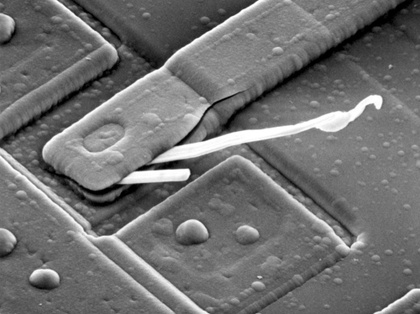
%> input picture 2021作业/2021实验/Project2/1.jpg, 420 x 314 px, shrunk from 500 x 374 before the run
$ octave Project04_01.m   (GNU Octave 9; MATLAB toolbox functions it lacks are replaced by stand-ins)
%> lines starting %> are read from the running program, lines starting %| are printed output that depends on the picture; in (x1, y1, x2, y2) boxes, pixels count from 0 and x2, y2 are one past the last pixel; in counts of white or black regions, pixels touching at a corner belong together; the program's own positions count from 1
% 读取图像
image=imread('C:\Users\93508\Desktop\1.jpg');
%> image is the input picture: size 314x420 uint8; min 0, max 255, mean 112.5
image=im2double(image); %图像处理需要双精度
%> image: size 314x420 double
figure(1);
imshow(image,[]);
title('初始图像');

% 扩充原图矩阵得到fp(x,y)
[M,N]=size(image);
%> M = 314; N = 420
P=2*M;
%> P = 628
Q=2*N;
%> Q = 840
image_fp=zeros(P,Q);
image_fp(1:M,1:N)=image(1:M,1:N);
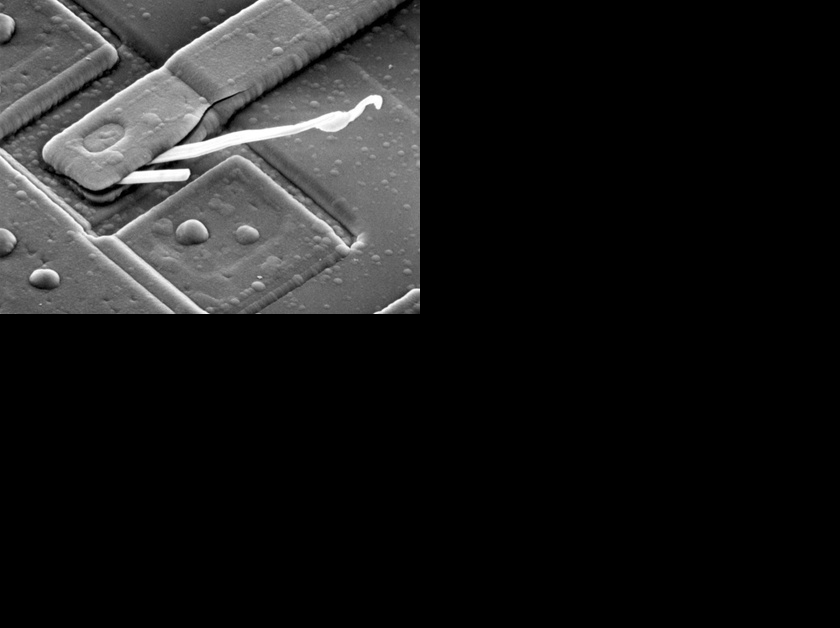
%> image_fp: size 628x840 double; min 0, max 1, mean 0.11

% 用(-1)^(x+y)乘以fp(x,y)，将其移动到变换中心
for x=1:P
    for y=1:Q
        image_fp(x,y)=image_fp(x,y).*(-1)^(x+y);
    end
end
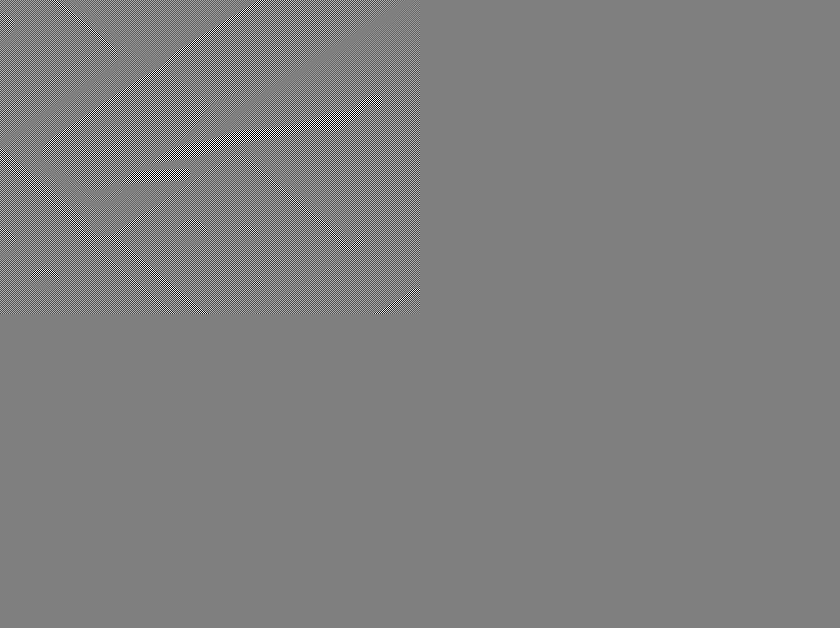
%> image_fp: size 628x840 double; 12.44% of pixels changed, all inside (x1, y1, x2, y2) = (0, 0, 420, 314); drawn with min black and max white

% 对图像做二维傅里叶变换
image_F=fft2(image_fp);

% 生成理想低通滤波器H(u,v)
image_H=zeros(P,Q);
D0=60;
for x=1:P
    for y=1:Q
        D=sqrt((x-M)^2+(y-N)^2);
        if D>D0
            image_H(x,y)=0;
        else
            image_H(x,y)=1;
        end
    end
end
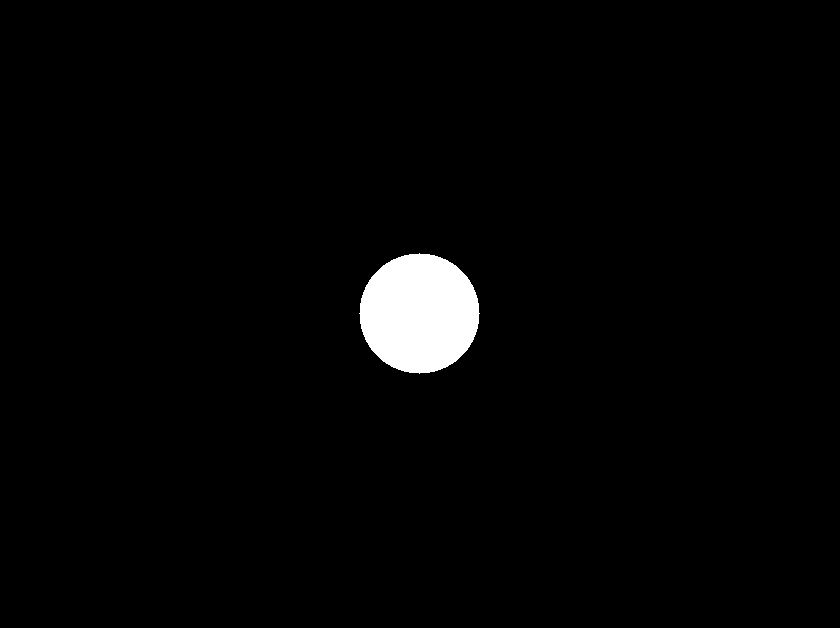
%> image_H: size 628x840 double; values 0 (black) and 1 (white), 2.1% white; 1 white region, box (x1, y1, x2, y2) and area: (359, 253, 480, 374) 11289
figure(2);
imshow(image_H);
title('理想低通滤波器');

% 阵列相乘得到乘积G(u,v)=H(u,v)*F(u,v)
image_G=image_H.*image_F;

% 求G的IDFT并取其实部，再乘以(-1)^(x+y),得到处理后的图像gp(x,y)
image_gp=real(ifft2(image_G));
for x=1:P
    for y=1:Q
        image_gp(x,y)=image_gp(x,y).*(-1)^(x+y);
    end
end
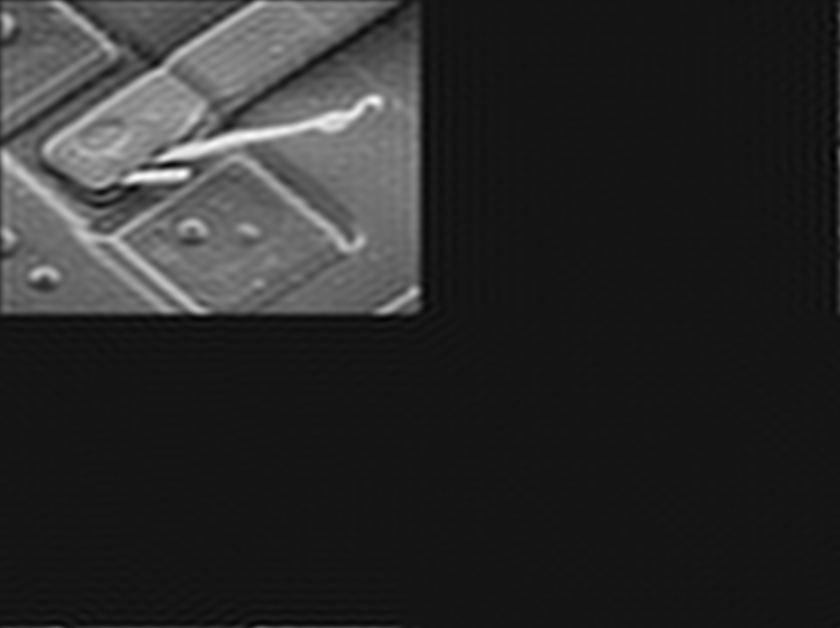
%> image_gp: size 628x840 double; min -0.102, max 1.15, mean 0.11; drawn with min black and max white

% 从gp(x,y)的左上象限提取M*N区域得到最终处理结果g(x,y)
image_g=image_gp(1:M,1:N);
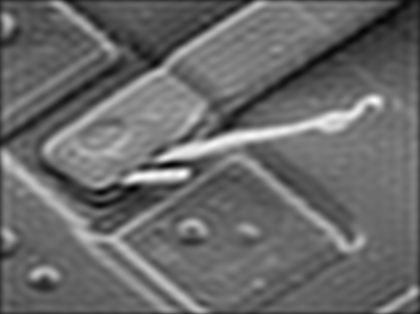
%> image_g: size 314x420 double; min -0.0658, max 1.15, mean 0.439; drawn with min black and max white
figure(3);
imshow(image_g,[]);
title('最终结果');

% 画出傅里叶频谱图
R=real(image_F); %提取实部
I=imag(image_F); %提取虚部
image_F1=log(1+abs(image_F));
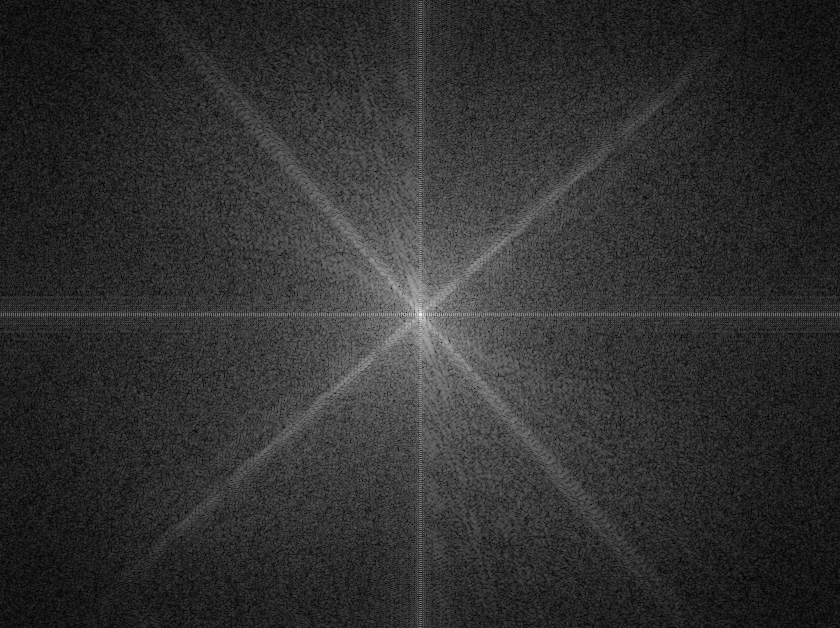
%> image_F1: size 628x840 double; min 0.00321, max 10.97, mean 2.1; drawn with min black and max white
figure(4);
imshow(image_F1,[]);
title('傅里叶变换幅度谱');
figure(5);
image_F2=atan(I./R);
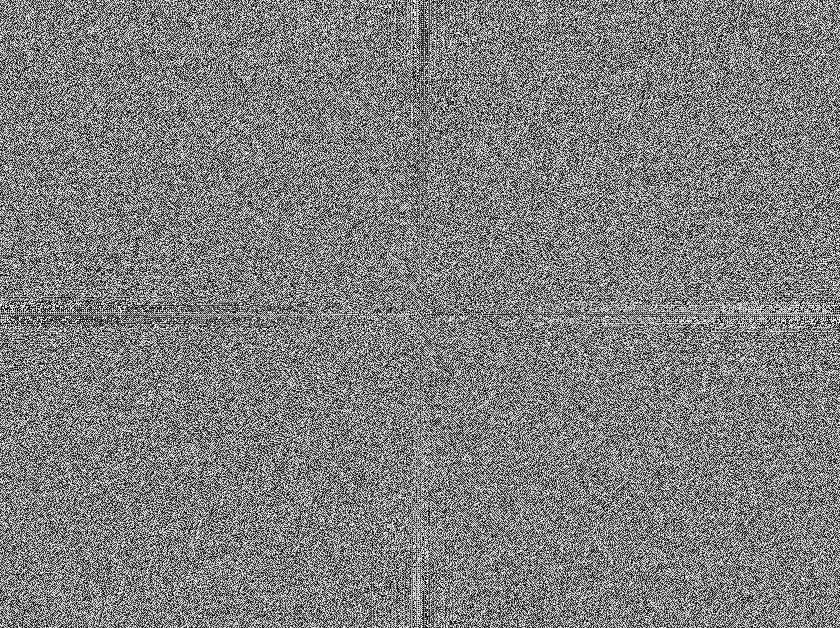
%> image_F2: size 628x840 double; min -1.57, max 1.57, mean 6.33e-19; drawn with min black and max white
imshow(image_F2,[]);
title('傅里叶变换相位谱');

$ run again, with 2021作业/2021实验/Project2/2.jpg copied over 2021作业/2021实验/Project2/1.jpg
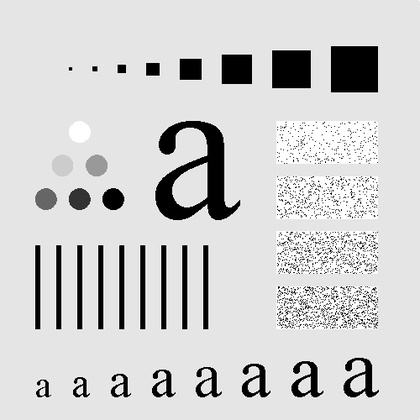
%> input picture 2021作业/2021实验/Project2/2.jpg, 420 x 420 px, shrunk from 500 x 500 before the run
%> image is the input picture: size 420x420 uint8; min 0, max 255, mean 207.2
%> image: size 420x420 double
%> after the loop `for x=1:P`:
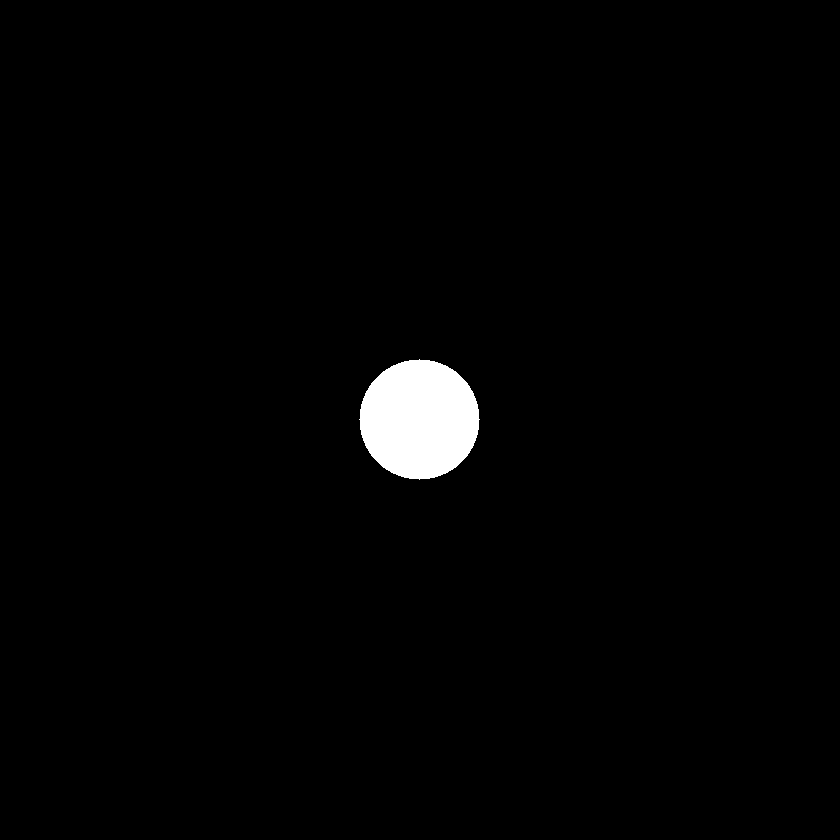
%> image_H: size 840x840 double; values 0 (black) and 1 (white), 1.6% white; 1 white region, box (x1, y1, x2, y2) and area: (359, 359, 480, 480) 11289
%> `image_F2=atan(I./R);`:
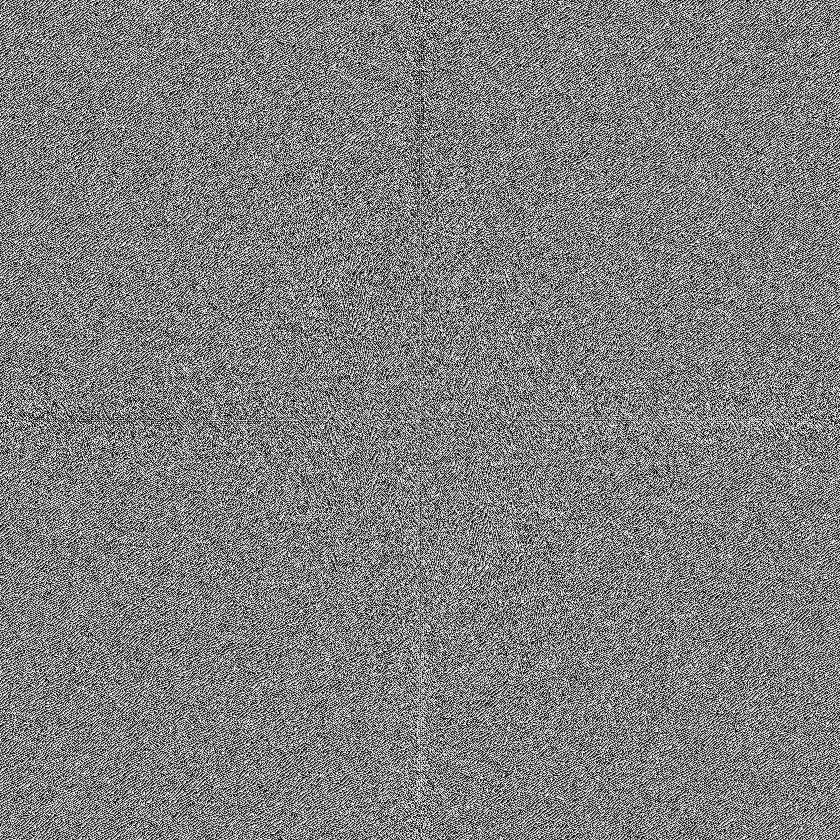
%> image_F2: size 840x840 double; min -1.57, max 1.57, mean 5.41e-19; drawn with min black and max white
